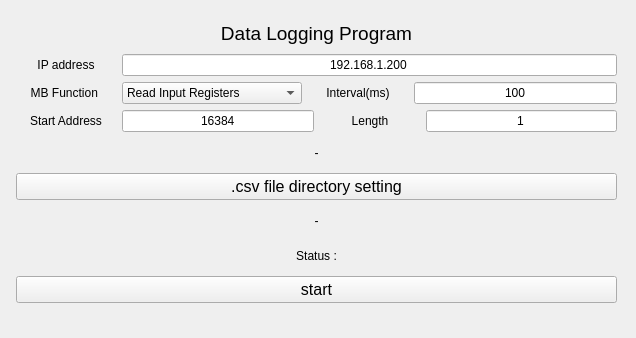
<?xml version="1.0" encoding="UTF-8"?>
<ui version="4.0">
 <class>widget</class>
 <widget class="QWidget" name="widget">
  <property name="geometry">
   <rect>
    <x>0</x>
    <y>0</y>
    <width>636</width>
    <height>338</height>
   </rect>
  </property>
  <property name="windowTitle">
   <string>Modbus/TCP Data Logging Program</string>
  </property>
  <widget class="QWidget" name="layoutWidget">
   <property name="geometry">
    <rect>
     <x>16</x>
     <y>19</y>
     <width>601</width>
     <height>284</height>
    </rect>
   </property>
   <layout class="QVBoxLayout" name="verticalLayout">
    <item>
     <widget class="QLabel" name="label">
      <property name="sizePolicy">
       <sizepolicy hsizetype="Preferred" vsizetype="Preferred">
        <horstretch>0</horstretch>
        <verstretch>0</verstretch>
       </sizepolicy>
      </property>
      <property name="font">
       <font>
        <family>Arial</family>
        <pointsize>14</pointsize>
       </font>
      </property>
      <property name="text">
       <string>Data Logging Program</string>
      </property>
      <property name="alignment">
       <set>Qt::AlignCenter</set>
      </property>
     </widget>
    </item>
    <item>
     <layout class="QHBoxLayout" name="horizontalLayout_2">
      <item>
       <widget class="QLabel" name="label_4">
        <property name="minimumSize">
         <size>
          <width>100</width>
          <height>0</height>
         </size>
        </property>
        <property name="text">
         <string>IP address</string>
        </property>
        <property name="alignment">
         <set>Qt::AlignCenter</set>
        </property>
       </widget>
      </item>
      <item>
       <widget class="QLineEdit" name="lineEdit">
        <property name="text">
         <string>192.168.1.200</string>
        </property>
        <property name="alignment">
         <set>Qt::AlignCenter</set>
        </property>
       </widget>
      </item>
     </layout>
    </item>
    <item>
     <layout class="QHBoxLayout" name="horizontalLayout_4">
      <item>
       <widget class="QLabel" name="label_8">
        <property name="minimumSize">
         <size>
          <width>100</width>
          <height>0</height>
         </size>
        </property>
        <property name="text">
         <string>MB Function </string>
        </property>
        <property name="alignment">
         <set>Qt::AlignCenter</set>
        </property>
       </widget>
      </item>
      <item>
       <widget class="QComboBox" name="comboBox">
        <property name="minimumSize">
         <size>
          <width>180</width>
          <height>0</height>
         </size>
        </property>
        <item>
         <property name="text">
          <string>Read Input Registers</string>
         </property>
        </item>
        <item>
         <property name="text">
          <string>Read Holding Registers</string>
         </property>
        </item>
       </widget>
      </item>
      <item>
       <widget class="QLabel" name="label_9">
        <property name="minimumSize">
         <size>
          <width>100</width>
          <height>0</height>
         </size>
        </property>
        <property name="text">
         <string>Interval(ms)</string>
        </property>
        <property name="alignment">
         <set>Qt::AlignCenter</set>
        </property>
       </widget>
      </item>
      <item>
       <widget class="QLineEdit" name="lineEdit_4">
        <property name="text">
         <string>100</string>
        </property>
        <property name="alignment">
         <set>Qt::AlignCenter</set>
        </property>
       </widget>
      </item>
     </layout>
    </item>
    <item>
     <layout class="QHBoxLayout" name="horizontalLayout_3">
      <item>
       <widget class="QLabel" name="label_6">
        <property name="minimumSize">
         <size>
          <width>100</width>
          <height>0</height>
         </size>
        </property>
        <property name="text">
         <string>Start Address</string>
        </property>
        <property name="alignment">
         <set>Qt::AlignCenter</set>
        </property>
       </widget>
      </item>
      <item>
       <widget class="QLineEdit" name="lineEdit_2">
        <property name="minimumSize">
         <size>
          <width>180</width>
          <height>0</height>
         </size>
        </property>
        <property name="text">
         <string>16384</string>
        </property>
        <property name="alignment">
         <set>Qt::AlignCenter</set>
        </property>
       </widget>
      </item>
      <item>
       <widget class="QLabel" name="label_7">
        <property name="minimumSize">
         <size>
          <width>100</width>
          <height>0</height>
         </size>
        </property>
        <property name="text">
         <string>Length</string>
        </property>
        <property name="alignment">
         <set>Qt::AlignCenter</set>
        </property>
       </widget>
      </item>
      <item>
       <widget class="QLineEdit" name="lineEdit_3">
        <property name="text">
         <string>1</string>
        </property>
        <property name="alignment">
         <set>Qt::AlignCenter</set>
        </property>
       </widget>
      </item>
     </layout>
    </item>
    <item>
     <widget class="QLabel" name="label_5">
      <property name="text">
       <string>-</string>
      </property>
      <property name="alignment">
       <set>Qt::AlignCenter</set>
      </property>
     </widget>
    </item>
    <item>
     <widget class="QPushButton" name="pushButton_2">
      <property name="font">
       <font>
        <family>Arial</family>
        <pointsize>12</pointsize>
        <weight>50</weight>
        <bold>false</bold>
       </font>
      </property>
      <property name="text">
       <string>.csv file directory setting</string>
      </property>
     </widget>
    </item>
    <item>
     <widget class="QLabel" name="label_3">
      <property name="text">
       <string>-</string>
      </property>
      <property name="alignment">
       <set>Qt::AlignCenter</set>
      </property>
     </widget>
    </item>
    <item>
     <widget class="QLabel" name="label_2">
      <property name="text">
       <string>Status :</string>
      </property>
      <property name="alignment">
       <set>Qt::AlignCenter</set>
      </property>
     </widget>
    </item>
    <item>
     <widget class="QPushButton" name="pushButton">
      <property name="font">
       <font>
        <family>Arial</family>
        <pointsize>12</pointsize>
        <weight>50</weight>
        <bold>false</bold>
       </font>
      </property>
      <property name="text">
       <string>start</string>
      </property>
     </widget>
    </item>
   </layout>
  </widget>
 </widget>
 <resources/>
 <connections/>
</ui>
